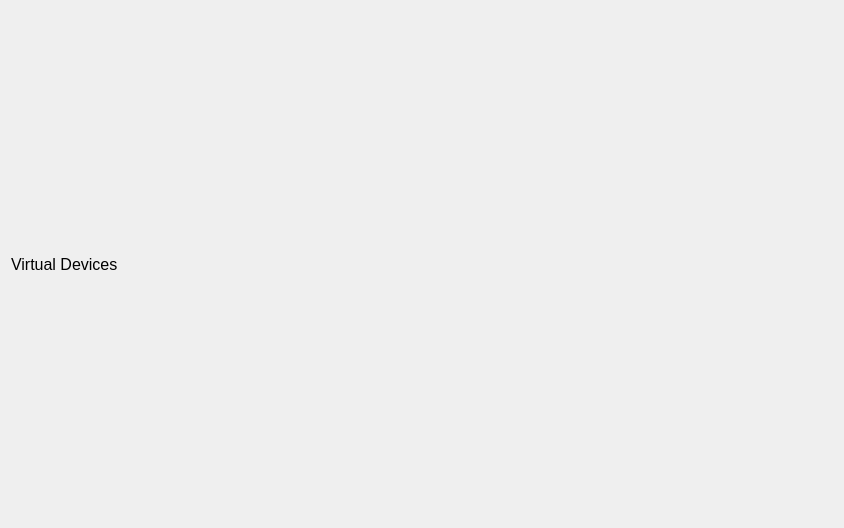
<?xml version="1.0" encoding="UTF-8"?>
<ui version="4.0">
 <class>Form</class>
 <widget class="QWidget" name="Form">
  <property name="geometry">
   <rect>
    <x>0</x>
    <y>0</y>
    <width>844</width>
    <height>528</height>
   </rect>
  </property>
  <property name="windowTitle">
   <string>Form</string>
  </property>
  <layout class="QVBoxLayout" name="verticalLayout">
   <item>
    <widget class="QLabel" name="label_2">
     <property name="font">
      <font>
       <pointsize>12</pointsize>
      </font>
     </property>
     <property name="text">
      <string>Virtual Devices</string>
     </property>
    </widget>
   </item>
  </layout>
 </widget>
 <resources/>
 <connections/>
</ui>
